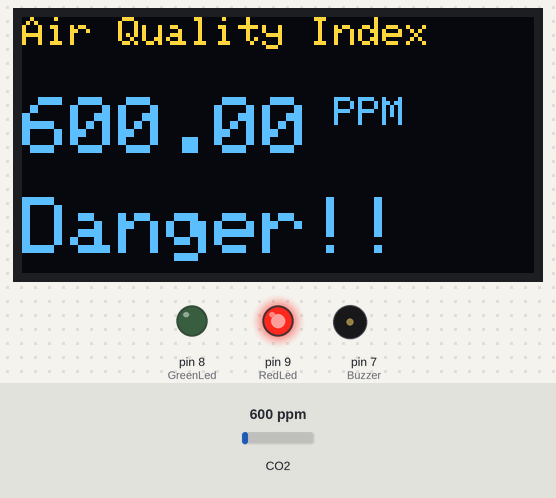
Bench run of a sketch on a simulated Arduino Uno, built with avr-gcc and run on an emulated ATmega328P. On the bench: 128×64 one-colour display, output pins drawn as LEDs (lit = HIGH), buzzer (waves = sounding). The test bench sets the inputs (shaded band); at power-on: CO2 600 ppm. The OLED is the two-colour kind (top 16 rows yellow); what the sketch prints to the serial monitor is not drawn.

Above: at 3.3 s.
3.4 s: CO2 set to 452 ppm
At 5.3 s:
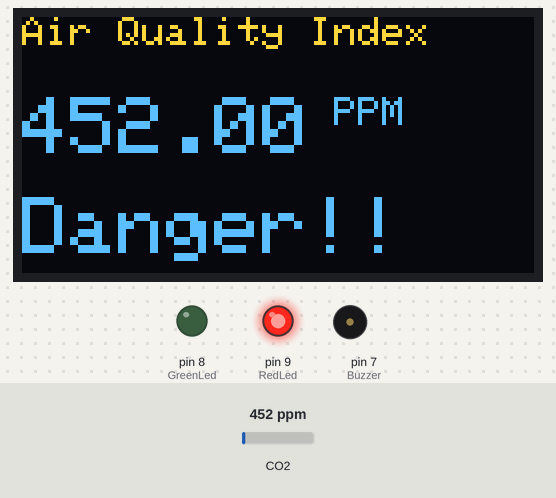
9.4 s: CO2 set to 1050 ppm
At 11.4 s:
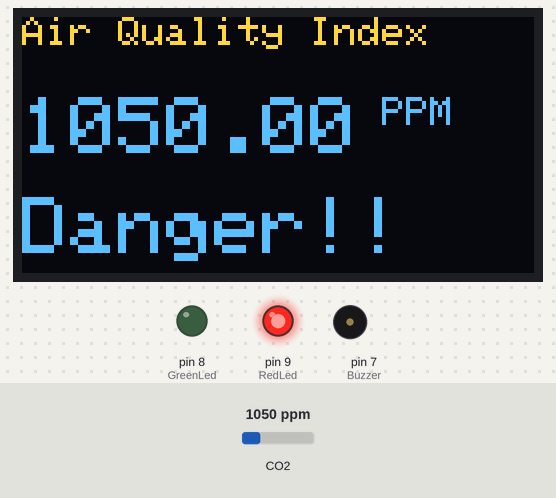
12.1 s: CO2 set to 1700 ppm
At 13.9 s:
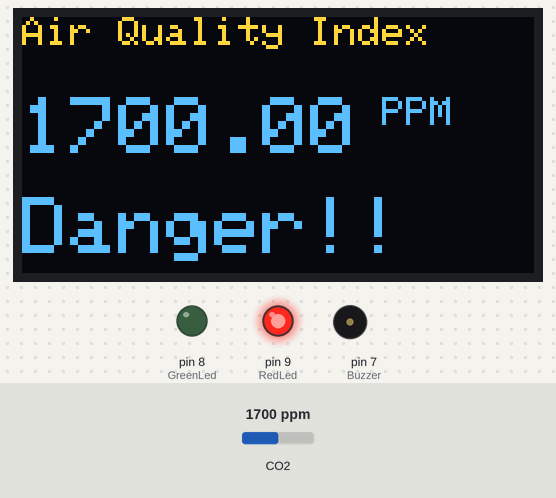
Timing chart, 0 to 20.8 s (numbered marks = the images above; inputs shaded):
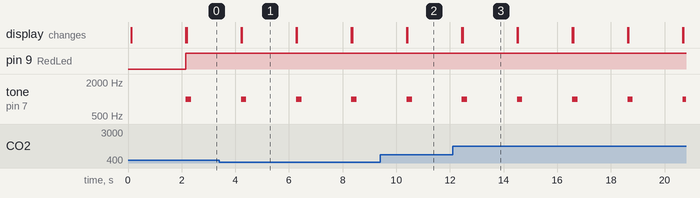

The sketch:

Arduino_mq135_oled.ino
```cpp
/* Air Pollution Monitoring System
using Arduino and MQ135 Air Quality Sensor
www.Electroduino.com
https://www.hackster.io/ashtavinayak_bali/air-quality-cheker-7f74ad
*/
#include "MQ135.h"
//OLED Display libraries
#include <SPI.h>
#include <Wire.h>
#include <Adafruit_GFX.h>
#include <Adafruit_SSD1306.h>

#define SCREEN_WIDTH 128 // OLED display width, in pixels
#define SCREEN_HEIGHT 64 // OLED display height, in pixels
#define OLED_RESET 4

Adafruit_SSD1306 display(SCREEN_WIDTH, SCREEN_HEIGHT, &Wire, OLED_RESET);
//In and Out
int RedLed = 9;
int GreenLed = 8;
int Buzzer = 7;

void setup()
{
pinMode(RedLed, OUTPUT); // initialize digital pin RedLed as an output.
pinMode(GreenLed, OUTPUT); // initialize digital pin GreenLed as an output.
pinMode(Buzzer, OUTPUT); // initialize digital pin Buzzer as an output.
// Start serial communication between arduino and your computer
Serial.begin(9600);
//initialize with the I2C addr 0x3C (128x64)
display.begin(SSD1306_SWITCHCAPVCC, 0x3C);
display.clearDisplay();
delay(10);

// Print text on display
display.clearDisplay();
display.setTextSize(1);
display.setTextColor(WHITE);
display.setCursor(0,0);
display.println("ELECTRODUIN0"); // Print text
display.display();
display.setTextSize(1);
display.setTextColor(WHITE);
display.setCursor(0,20);
display.println("Air Pollution");
display.display();
display.setTextSize(1);
display.setTextColor(WHITE);
display.setCursor(0,35);
display.println(" Monitoring");
display.display();
delay(2000);
}

void loop()
{
// Read Senso value
MQ135 gasSensor = MQ135(A0);
float air_quality = gasSensor.getPPM();
// Print Senso value on Serial Monitor Window
Serial.print("Air Quality: ");
Serial.print(air_quality);
Serial.println(" PPM");
Serial.println();
//Print Senso value or Air Quality Index on OLED Display
display.clearDisplay();
display.setCursor(0,0); //oled display position
display.setTextSize(1);
display.setTextColor(WHITE);
display.println("Air Quality Index");
display.setCursor(0,20); //oled display position
display.setTextSize(2);
display.setTextColor(WHITE);
display.print(air_quality);
display.setTextSize(1);
display.setTextColor(WHITE);
display.println(" PPM");
display.display();
// when air quality value less than 1000PPM
if (air_quality<=150)
{
digitalWrite(GreenLed, HIGH); // turn the Green LED on
digitalWrite(RedLed,LOW); // turn the Red LED off
noTone(Buzzer); // turn the Buzzer off
// Print text on OLED Display
display.setTextSize(2);
display.setTextColor(WHITE);
display.setCursor(0,45);
display.println("Fresh Air"); //Message
display.display();
delay(2000);
}
// when air quality value greater than 1000PPM & less than 2000PPM
else if( air_quality>=151 && air_quality<=300 )
{
digitalWrite(GreenLed,LOW); // turn the Green LED off
digitalWrite(RedLed, HIGH ); // turn the Red LED on
noTone(Buzzer); // turn the Buzzer off
// Print text on OLED Display
display.setTextSize(2);
display.setTextColor(WHITE);
display.setCursor(0,45);
display.println(" Poor Air"); //Message
display.display();
delay(2000);
}
// when air quality value greater than 2000PPM
else if (air_quality>=301 )
{
digitalWrite(GreenLed,LOW); // turn the Green LED off
digitalWrite(RedLed,HIGH); // turn the Red LED on
tone(Buzzer, 1000, 200); // turn the Buzzer on
// Print text on OLED Display
display.setTextSize(2);
display.setTextColor(WHITE);
display.setCursor(0,45);
display.println("Danger!!"); //Message
display.display();
delay(2000);
}
}
```

Measured:
- after the input at 3.4 s, the display: first changes after 0.81 s (image 1 shows a later state)
- after the input at 9.4 s, the display: first changes after 0.99 s (image 2 shows a later state)
- after the input at 12.1 s, the display: first changes after 0.34 s (image 3 shows a later state)
- by itself, tone on pin 7 (Buzzer): alternates 1000 Hz for 0.20 s and silent for 1.9 s
- what the display in image 1 shows lasts 2.1 s, from 4.2 s to 6.3 s
